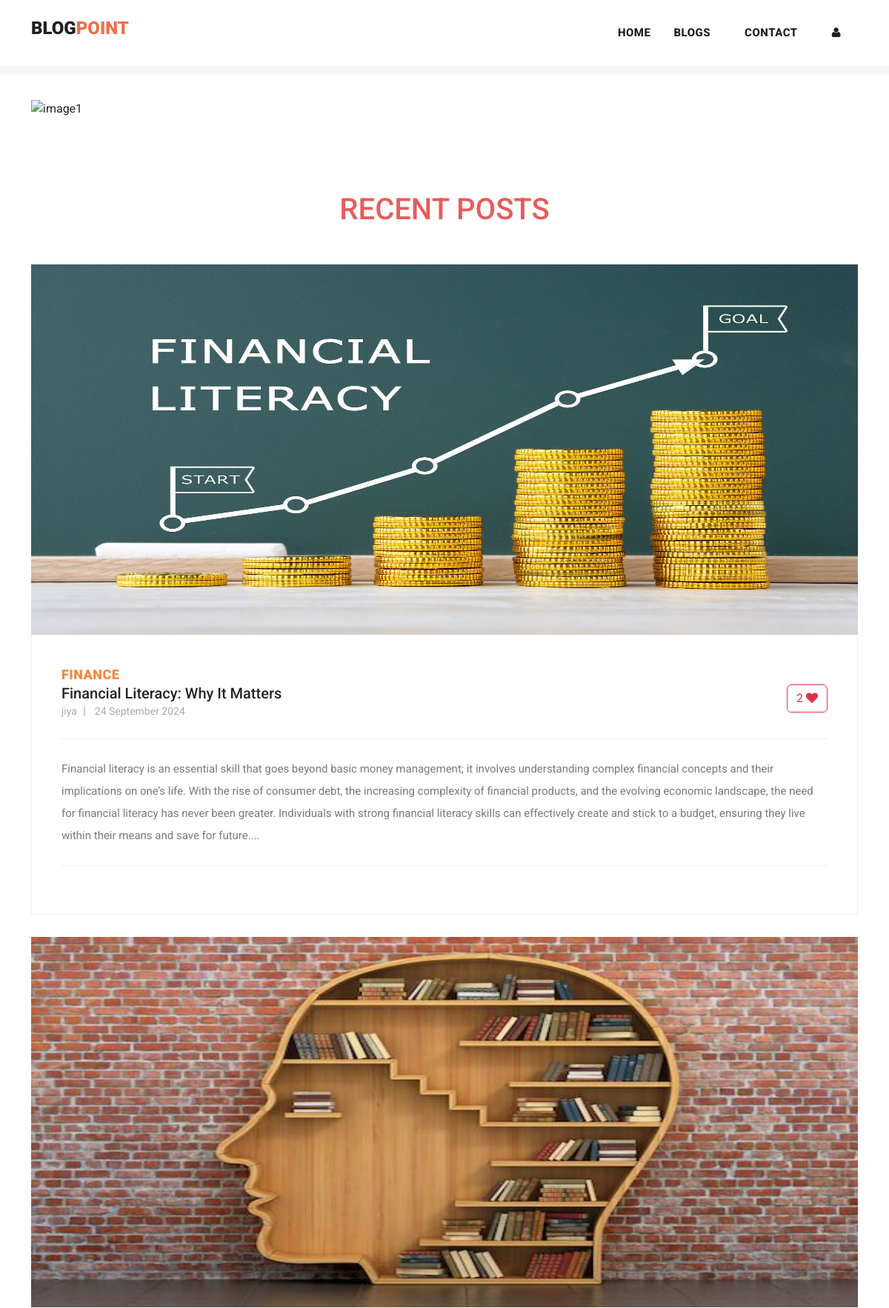
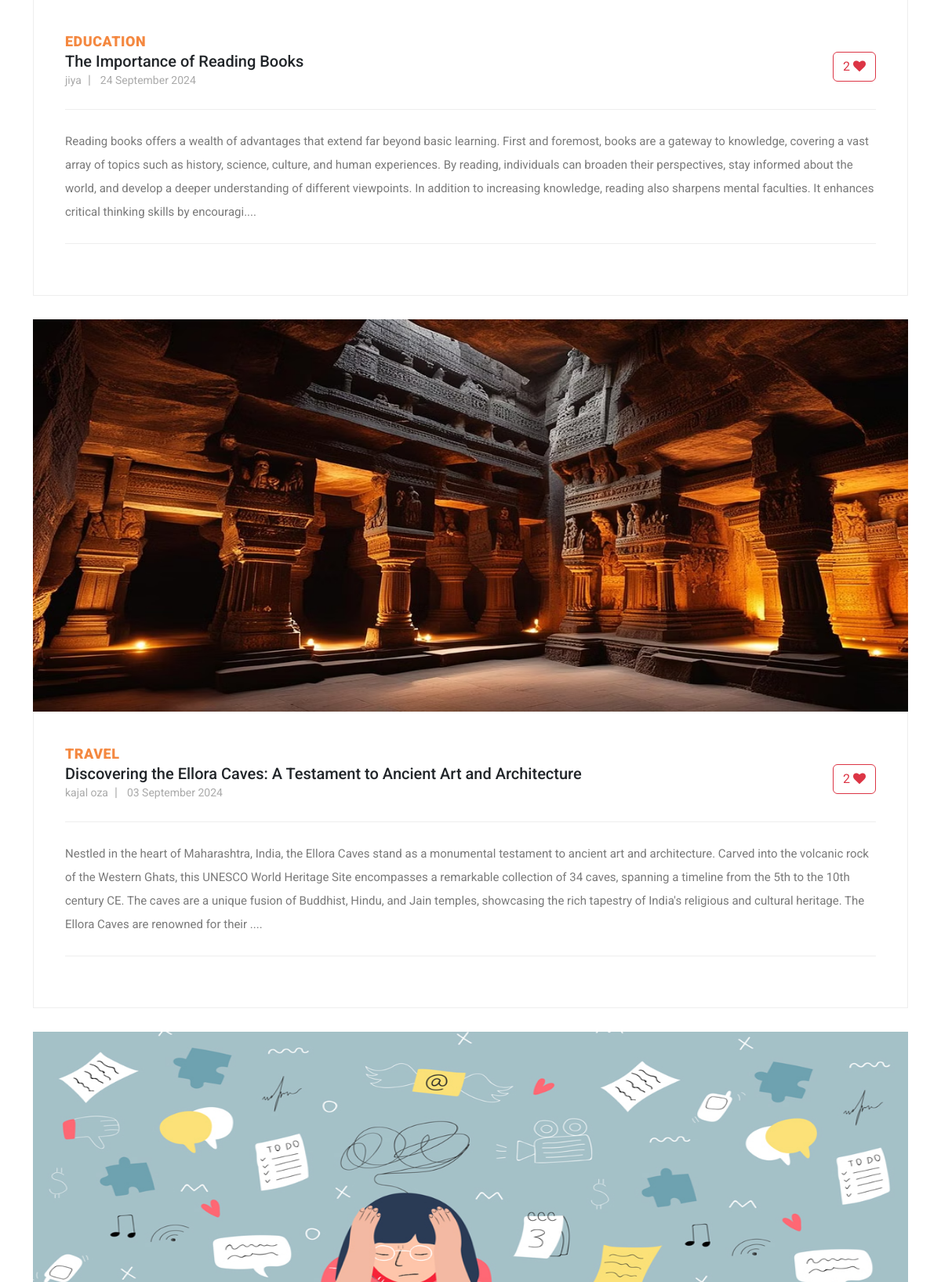
Page /blog (upper part) on the committed database (2 pictures, top to bottom).
### myapp/models.py (models this page shows, shortened)
class Post(models.Model):
    postname = models.CharField(max_length=600)
    category = models.CharField(max_length=600)
    image = models.ImageField(upload_to='images/posts',blank=True,null=True)
    content = models.CharField(max_length=100000)
    time = models.CharField(default=time,max_length=100, blank=True)
    likes = models.IntegerField(default=0)
    user = models.ForeignKey(User,on_delete=models.CASCADE)

### myapp/views.py (the view)
# urls.py: path("blog",views.blog,name="blog"),
def blog(request):
    return render(request,"blog.html",{
            'posts':Post.objects.filter(user_id=request.user.id).order_by("id").reverse(),
            'top_posts':Post.objects.all().order_by("-likes"),
            'recent_posts':Post.objects.all().order_by("-id"),
            'user':request.user,
            'media_url':settings.MEDIA_URL
        })

### templates/blog.html (shortened to what this page needs)
{% load static %}
<!DOCTYPE html>
<html lang="en">
<head>
  <link href="{% static 'vendor/bootstrap/css/bootstrap.min.css' %}" rel="stylesheet">
  <link href="https://cdn.jsdelivr.net/npm/bootstrap@5.3.1/dist/css/bootstrap.min.css" rel="stylesheet"
>
  <link rel="stylesheet" href="{% static 'assets/css/fontawesome.css' %}">
  <link rel="stylesheet" href="{% static 'assets/css/templatemo-stand-blog.css' %}">
  <link rel="stylesheet" href="{% static 'assets/css/owl.css' %}">
  <link rel="stylesheet" href="{% static 'assets/css/styles.css' %}">
</head>
<body>
  {%include 'header.html'%}
  <div class="container mt-5 carousel">
    <div id="carouselExampleCaptions" class="carousel slide">
      <div class="carousel-indicators">
        <button type="button" data-bs-target="#carouselExampleCaptions" data-bs-slide-to="0" class="active"
          aria-current="true" aria-label="Slide 1"></button>
        <button type="button" data-bs-target="#carouselExampleCaptions" data-bs-slide-to="1"
          aria-label="Slide 2"></button>
        <button type="button" data-bs-target="#carouselExampleCaptions" data-bs-slide-to="2"
          aria-label="Slide 3"></button>
        <button type="button" data-bs-target="#carouselExampleCaptions" data-bs-slide-to="3"
          aria-label="Slide 4"></button>
      </div>
      <div class="carousel-inner">
        <div class="carousel-item active">
          <img src="{% static 'assets/images/img1.jpg' %}" alt="image1">
          <div class="carousel-caption d-none d-md-block">
          </div>
        </div>
      </div>
      <button class="carousel-control-prev" type="button" data-bs-target="#carouselExampleCaptions"
        data-bs-slide="prev">
        <span class="carousel-control-prev-icon" aria-hidden="true"></span>
      </button>
      <button class="carousel-control-next" type="button" data-bs-target="#carouselExampleCaptions"
        data-bs-slide="next">
        <span class="carousel-control-next-icon" aria-hidden="true"></span>
      </button>
    </div>
  </div>
  <section class="blog-posts">
    <div class="container">
      <h3 class="text-center" style="margin: 50px; font-size: 40px; color: rgb(231, 92, 92);">RECENT POSTS</h3>
      <div class="row">
        <div class="col-lg-12">
          <div class="all-blog-posts">
            <div class="row">
              {% for post in recent_posts %}
              <div class="col-lg-12">
                <div class="blog-post">
                  <div class="blog-thumb">
                    <img src="{{media_url}}{{post.image}}" alt="" style="height: 500px;">
                  </div>
                  <div class="down-content">
                    <span>{{post.category}}</span>
                    <form method="post" action="{% url 'increaselikes' post.id %}">
                      <button class="float-right btn btn-outline-danger" type="submit ">
                        {{post.likes}} <i class="fa fa-heart"></i></button>
                    </form>
                    <a href="{% url 'post' post.id %}" class="text-decoration-none text-dark">
                      <h5>{{post.postname}}</h5>
                    </a>
                    <ul class="post-info">
                      <li><a href="#">{{post.user}}</a></li>
                      <li><a href="#">{{post.time}}</a></li>
                    </ul>
                    <p style="max-width: 100%;">{{post.content|slice:"0:500"}}....</p>
                  </div>
                </div>
              </div>
              {% endfor %}
            </div>
          </div>
        </div>
      </div>
    </div>
  </section>
</body>
</html>

### static/assets/css/templatemo-stand-blog.css (style rules this page uses)
body { font-family: 'Roboto', sans-serif; overflow-x: hidden; text-rendering: optimizeLegibility; -webkit-font-smoothing: antialiased; -moz-osx-font-smoothing: grayscale; }
p { margin-bottom: 0px; font-size: 15px; font-weight: 400; color: #7a7a7a; line-height: 30px; }
a { text-decoration: none!important; }
ul { padding: 0; margin: 0; list-style: none; }
h1,h2,h3,h4,h5,h6 { margin: 0px; }
.blog-posts { margin-top: 100px; }
.blog-posts .blog-post { margin-bottom: 30px; }
.blog-posts .blog-thumb img { width: 100%; overflow: hidden; }
.blog-posts .down-content { padding: 40px; border-right: 1px solid #eee; border-left: 1px solid #eee; border-bottom: 1px solid #eee; }
.blog-posts .down-content span { font-size: 18px; text-transform: uppercase; letter-spacing: 0.5px; font-weight: 900; color: #f48840; }
.blog-posts .down-content ul.post-info li { display: inline-block; margin-right: 8px; }
.blog-posts .down-content ul.post-info li:after { content: '|'; color: #aaa; margin-left: 8px; }
.blog-posts .down-content ul.post-info li:last-child::after { display: none; }
.blog-posts .down-content ul.post-info li a { font-size: 14px; color: #aaa; font-weight: 400; transition: all .3s; }
.blog-posts .down-content p { padding: 25px 0px; margin: 25px 0px; border-top: 1px solid #eee; border-bottom: 1px solid #eee; }

### static/assets/css/styles.css (style rules this page uses)
.carousel img { width: 100%; height: 700px; }
.blog-posts .blog-post img, .blog-post img { height: 300px; }

### templates/footer.html (style rules this page uses)
li { text-decoration: none; text-align: left; }
li a { color: rgb(153, 147, 147); }

### rows in the picture
Post: image (picture), category "FINANCE", likes "2", postname "Financial Literacy: Why It Matters", user "jiya", time "24 September 2024", content "Financial literacy is an essential skill that goes beyond basic money management; it involves understanding complex financial concepts and their implications on one’s life. With the rise of consumer debt, the increasing complexity of financial products, and the evolving economic landscape, the need for financial literacy has never been greater. Individuals with strong financial literacy skills can effectively create and stick to a budget, ensuring they live within their means and save for future"
Post: image (picture), category "EDUCATION", likes "2", postname "The Importance of Reading Books", user "jiya", time "24 September 2024", content "Reading books offers a wealth of advantages that extend far beyond basic learning. First and foremost, books are a gateway to knowledge, covering a vast array of topics such as history, science, culture, and human experiences. By reading, individuals can broaden their perspectives, stay informed about the world, and develop a deeper understanding of different viewpoints. In addition to increasing knowledge, reading also sharpens mental faculties. It enhances critical thinking skills by encouragi"
Post: image (picture), category "TRAVEL", likes "2", postname "Discovering the Ellora Caves: A Testament to Ancient Art and Architecture", user "kajal oza", time "03 September 2024", content "Nestled in the heart of Maharashtra, India, the Ellora Caves stand as a monumental testament to ancient art and architecture. Carved into the volcanic rock of the Western Ghats, this UNESCO World Heritage Site encompasses a remarkable collection of 34 caves, spanning a timeline from the 5th to the 10th century CE. The caves are a unique fusion of Buddhist, Hindu, and Jain temples, showcasing the rich tapestry of India's religious and cultural heritage. The Ellora Caves are renowned for their"
Post: image (picture)
